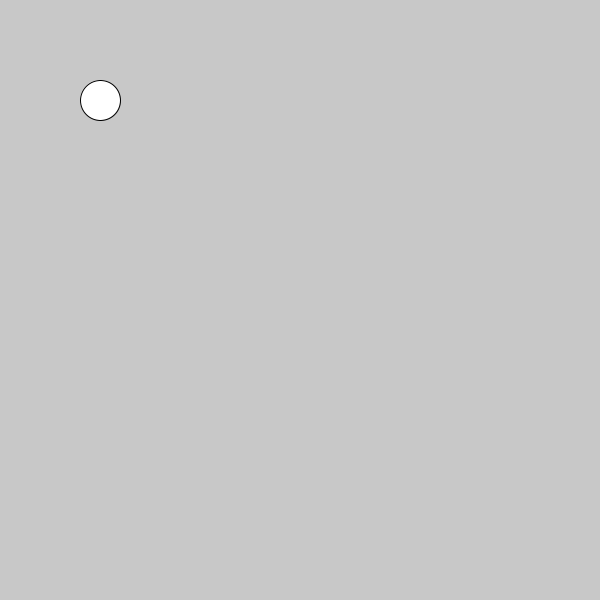
Frame 1 (no input)
Frame 60 (the mouse pressed at the canvas centre just before this capture): identical to frame 1, image omitted
Frame 120 (the mouse held since frame 60 and released just before this capture): identical to frame 1, image omitted

The Processing sketch that drew this single still picture (run headless with seeded random() and noise(); from frame 60 on, the mouse is pressed at the canvas centre):

// Processing sketch: slippery_dot
// ── slippery_dot.pde

 // Make a slippery dot. When you click on the dot it will slide to a new location.
 
 
 // 1. Create three integer variables to represent the x, y, and the size of the ellipse
       int x = 100;
       int y = 100;
       int size = 40;
    void setup() {
      // 2. Set the size of your sketch
      size(600,600);
    }
    
    void draw() {
    
      // 3. Set the background color of your sketch
      background(200,200,200);
      // 4. Draw an ellipse using the variables created at the top of the sketch for the location and size of your ellipse. 
      //    Make sure it fits in the window. Change the variables if it does not.
    ellipse(x,y ,size, size);
    
    }
    
    /******** This method gets called automatically when you press the mouse ************/
    void mousePressed() {
      //5. Create an integer variable called distance
      int distance = getDistanceFromMouse(x, y);
      //6. The getDistanceFromMouse() method below returns a number.
      //   Set the value of your distance variable to the value returned by the getDistance method
      //   You will need to pass the x and y location of your ellipse to this method.
        if ( distance < size/2){
          x = (int) random (600);
          y = (int) random(600);
        }
      //7.  Use an if statement to check if your distance variable is < the radius of the ellipse
      //    If it is, make a new x AND y for the ellipse, for a new random location on the window
      //    Hint: Use code like this      x = (int) random(width);
       
      
    }
    
    /********  This method gives you the number of pixels between the mouse and the x,y point ***********/
    int getDistanceFromMouse(int x, int y) {
      return (int)Math.sqrt(Math.pow((mouseX-x),2) + Math.pow((mouseY-y),2));
    }
